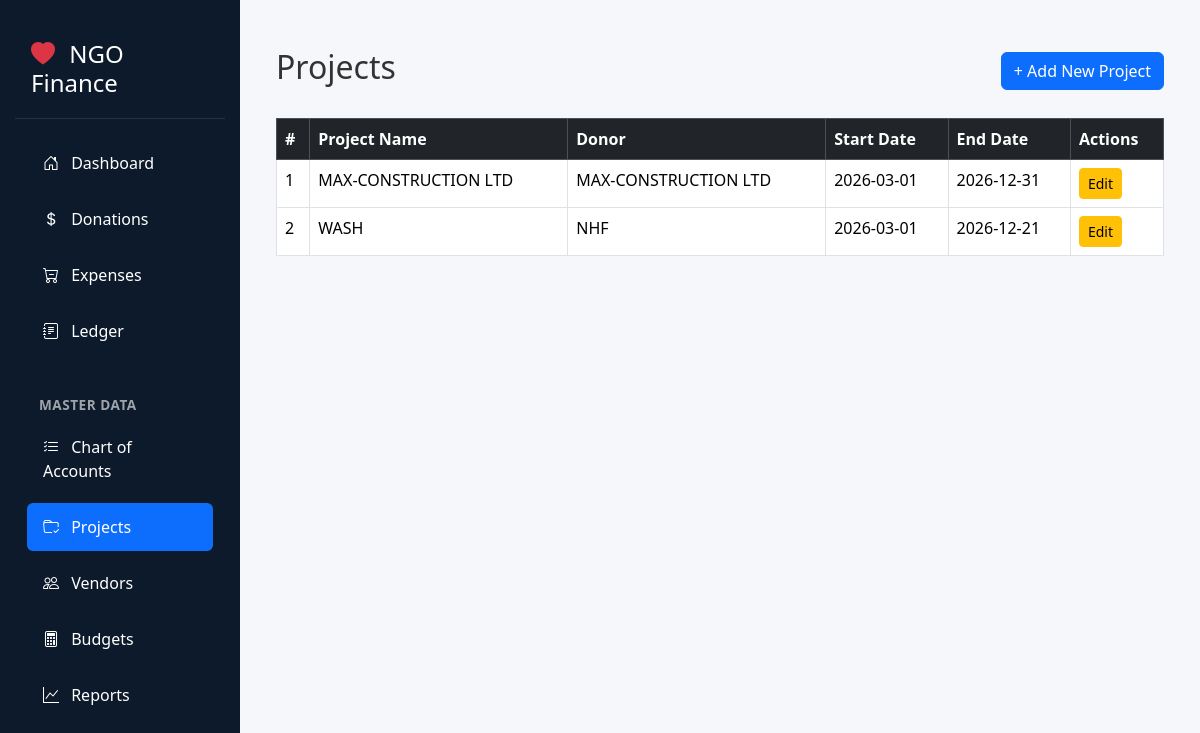
The app's page /projects with its own data.
### tables this page shows
CREATE TABLE projects (
            id INTEGER PRIMARY KEY AUTOINCREMENT,
            project_name TEXT UNIQUE NOT NULL,
            donor TEXT,
            start_date TEXT,
            end_date TEXT
        );

### main.py (the view)
@app.get("/projects", response_class=HTMLResponse)
async def projects_list(request: Request):
    with get_db() as conn:
        projects = conn.execute("""
            SELECT id, project_name, donor, start_date, end_date
            FROM projects
            ORDER BY project_name
        """).fetchall()
    return templates.TemplateResponse(
        "projects.html",
        {
            "request": request,
            "projects": projects
        }
    )

### templates/projects.html (shortened to what this page needs)
{% extends "base.html" %}
{% block content %}
<div class="container-fluid mt-4">
    <div class="d-flex justify-content-between align-items-center mb-4">
        <h2>Projects</h2>
        <a href="/add-project" class="btn btn-primary">+ Add New Project</a>
    </div>
    {% if projects %}
    <div class="table-responsive">
        <table class="table table-hover table-bordered">
            <thead class="table-dark">
                <tr>
                    <th>#</th>
                    <th>Project Name</th>
                    <th>Donor</th>
                    <th>Start Date</th>
                    <th>End Date</th>
                    <th>Actions</th>
                </tr>
            </thead>
            <tbody>
                {% for p in projects %}
                <tr>
                    <td>{{ loop.index }}</td>
                    <td>{{ p.project_name }}</td>
                    <td>{{ p.donor or '—' }}</td>
                    <td>{{ p.start_date or '—' }}</td>
                    <td>{{ p.end_date or '—' }}</td>
                    <td>
                        <a href="/edit-project/{{ p.id }}" class="btn btn-sm btn-warning">Edit</a>
                    </td>
                </tr>
                {% endfor %}
            </tbody>
        </table>
    </div>
    {% else %}
    <div class="alert alert-info text-center">
        No projects added yet.
    </div>
    {% endif %}
</div>
{% endblock %}

### static/style.css (style rules this page uses)
body { background-color: #f4f6f9; font-family: 'Segoe UI', Tahoma, Geneva, Verdana, sans-serif; color: #333; }
.table { margin-bottom: 0; }
.table th { font-weight: 600; }
table, tr, td { page-break-inside: avoid; }
td { word-wrap: break-word; }

### templates/base.html (style rules this page uses)
:root { --sidebar-width: 240px; --sidebar-bg: #0d1a2b; --sidebar-hover: #1e3a5f; --active-bg: #2c5282; }
body { min-height: 100vh; background-color: #f5f7fa; }

### records on screen
projects: project_name "MAX-CONSTRUCTION LTD", donor "MAX-CONSTRUCTION LTD", start_date "2026-03-01", end_date "2026-12-31"
projects: project_name "WASH", donor "NHF", start_date "2026-03-01", end_date "2026-12-21"
